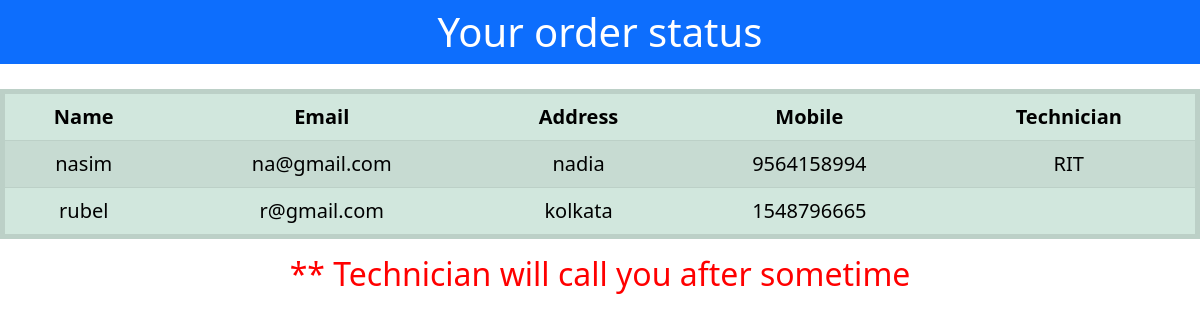
/showtab, run on an earlier commit of the app's database.
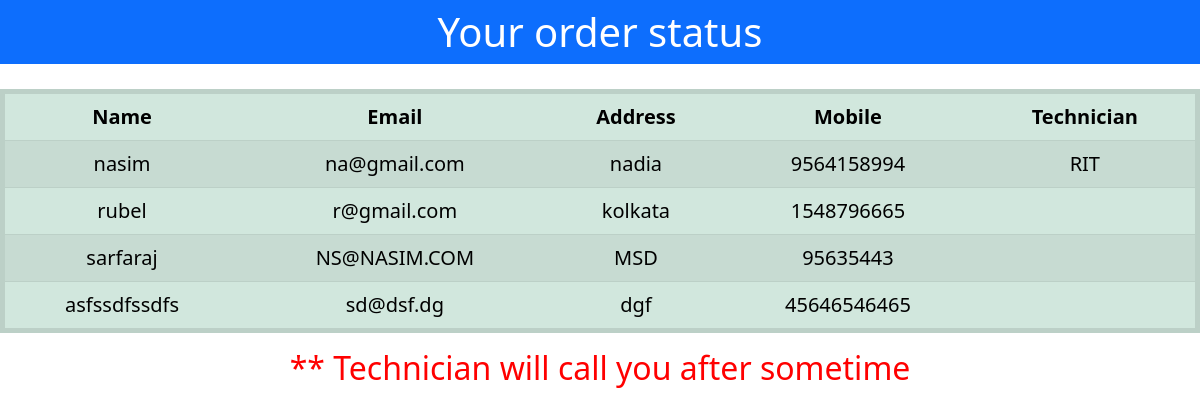
And on a later commit of the database.
### myapp/models.py (models this page shows)
class Servicesreq(models.Model):
    name = models.CharField(max_length=100)
    email = models.EmailField(max_length=100)
    address = models.TextField(max_length=100)
    phone = models.IntegerField()
    services = models.CharField(max_length=100)
    technician = models.CharField(max_length=100)
    class Meta:
        db_table="service_detail"

### myapp/views.py (the view)
# urls.py: path('showtab',views.show),
def show(request):
    showtab=Servicesreq.objects.all()
    return render(request,'showuser.html',{'table':showtab})

### myapp/templates/showuser.html (shortened to what this page needs)
<!doctype html>
<html lang="en">
  <head>
    <link href="https://cdn.jsdelivr.net/npm/bootstrap@5.3.0-alpha2/dist/css/bootstrap.min.css" rel="stylesheet">
  </head>
  <body>
    <div>
          <h1 class="container-fluid p-2 bg-primary text-white text-center">Your order status</h1>
    </div>
    <table class="table table-success table-striped text-center">
        <thead class="thead-dark">
          <tr>
            <th scope="col">Name</th>
            <th scope="col">Email</th>
            <th scope="col">Address</th>
            <th scope="col">Mobile</th>
            <th scope="col">Technician</th>
          </tr>
        </thead>
        <tbody>
            {% for i in table %}
          <tr>
            <td>{{i.name}}</td>
            <td>{{i.email}}</td>
            <td>{{i.address}}</td>
            <td>{{i.phone}}</td>
            <td>{{i.technician}}</td>
          </tr>
          {% endfor %}
        </tbody>
      </table>
</body>
<h2><center style="color: red;">** Technician will call you after sometime</center></h2>
</html>

What changed in the data, as far as the page shows it:
added Servicesreq: name "sarfaraj", email "NS@NASIM.COM", address "MSD", phone "95635443"
added Servicesreq: name "asfssdfssdfs", email "sd@dsf.dg", address "dgf", phone "45646546465"
